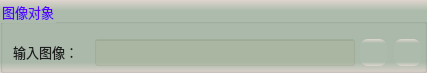
      <widget class="QGroupBox" name="groupCamera">
       <property name="geometry">
        <rect>
         <x>9</x>
         <y>18</y>
         <width>427</width>
         <height>73</height>
        </rect>
       </property>
       <property name="font">
        <font>
         <family>微软雅黑</family>
         <pointsize>10</pointsize>
        </font>
       </property>
       <property name="styleSheet">
        <string notr="true">background-color: qlineargradient(x1:0, y1:0, x2:0, y2:1, stop:0 #dfd5cf, stop: 0.15 #acbbac, stop: 0.85 #acbbac,stop:1 #dfd5cf);
color: rgb(85, 0, 255);</string>
       </property>
       <property name="title">
        <string>图像对象</string>
       </property>
       <widget class="QLabel" name="label_4">
        <property name="geometry">
         <rect>
          <x>13</x>
          <y>42</y>
          <width>79</width>
          <height>19</height>
         </rect>
        </property>
        <property name="font">
         <font>
          <family>微软雅黑</family>
          <pointsize>10</pointsize>
         </font>
        </property>
        <property name="styleSheet">
         <string notr="true">color: rgb(30, 30, 30);
background: transparent;</string>
        </property>
        <property name="text">
         <string>输入图像：</string>
        </property>
       </widget>
       <widget class="QLineEdit" name="txtLinkImage">
        <property name="geometry">
         <rect>
          <x>95</x>
          <y>39</y>
          <width>260</width>
          <height>27</height>
         </rect>
        </property>
        <property name="font">
         <font>
          <family>微软雅黑</family>
          <pointsize>10</pointsize>
         </font>
        </property>
        <property name="styleSheet">
         <string notr="true">color: rgb(0, 0, 200);
background-color: rgba(170, 170, 127,50);</string>
        </property>
        <property name="alignment">
         <set>Qt::AlignCenter</set>
        </property>
        <property name="readOnly">
         <bool>true</bool>
        </property>
       </widget>
       <widget class="QPushButton" name="btnLinkImage">
        <property name="geometry">
         <rect>
          <x>360</x>
          <y>39</y>
          <width>27</width>
          <height>27</height>
         </rect>
        </property>
        <property name="toolTip">
         <string>链接图像</string>
        </property>
        <property name="styleSheet">
         <string notr="true">QWidget{ border:none;border-radius: 8px;padding: 2px 4px;}
QPushButton:hover{ background-color: rgba(85, 150, 127, 100);}
QPushButton:pressed{background-color: rgba(85, 180, 127, 160);}</string>
        </property>
        <property name="text">
         <string/>
        </property>
        <property name="icon">
         <iconset resource="sub_res.qrc">
          <normaloff>:/resource/link.png</normaloff>:/resource/link.png</iconset>
        </property>
        <property name="iconSize">
         <size>
          <width>27</width>
          <height>27</height>
         </size>
        </property>
       </widget>
       <widget class="QPushButton" name="btnDelLinkImage">
        <property name="geometry">
         <rect>
          <x>394</x>
          <y>39</y>
          <width>27</width>
          <height>27</height>
         </rect>
        </property>
        <property name="toolTip">
         <string>删除图像链接</string>
        </property>
        <property name="styleSheet">
         <string notr="true">QWidget{ border:none;border-radius: 8px;padding: 2px 4px;}
QPushButton:hover{ background-color: rgba(226, 142, 162, 100);}
QPushButton:pressed{background-color: rgba(226, 172, 162, 200);}</string>
        </property>
        <property name="text">
         <string/>
        </property>
        <property name="icon">
         <iconset resource="sub_res.qrc">
          <normaloff>:/resource/del_link.png</normaloff>:/resource/del_link.png</iconset>
        </property>
        <property name="iconSize">
         <size>
          <width>27</width>
          <height>27</height>
         </size>
        </property>
       </widget>
      </widget>
